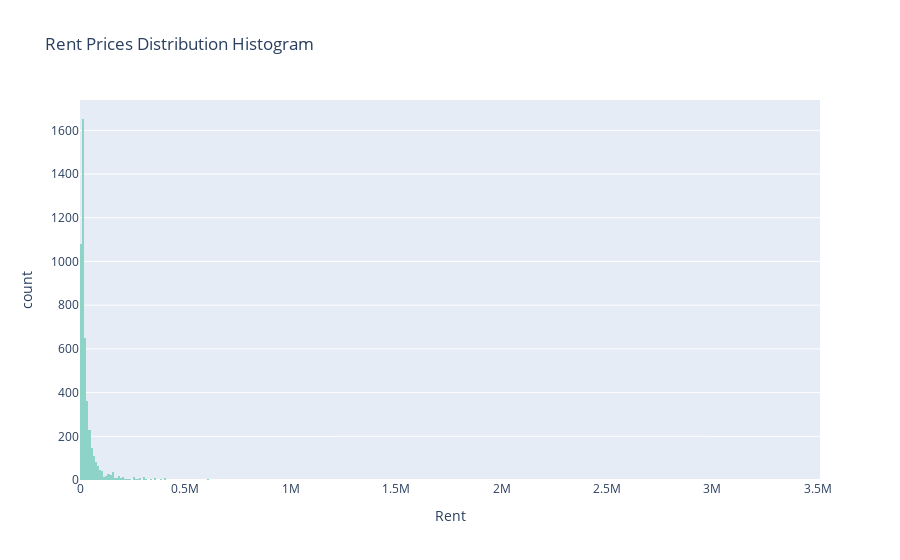
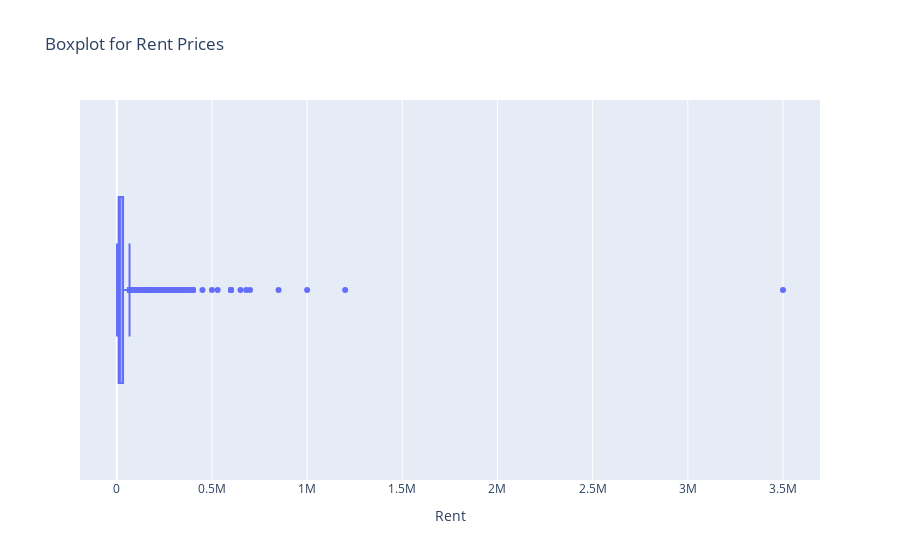

The code cell stored with these charts, in order, in its notebook:
### Markdown cell above
Rent Price Sections

### Code cell
fig = px.histogram(rent_data,x='Rent',color_discrete_sequence = px.colors.qualitative.Set3, title="Rent Prices Distribution Histogram")
fig.show()
fig = px.box(rent_data, x="Rent", title='Boxplot for Rent Prices')
fig.show()

### Figure 1 — Plotly figure (JSON) as saved in the notebook; plotly's stock layout.template omitted (floating-point values rounded to 4 significant figures; data arrays with more than 128 entries replaced by an {"elided": "..."} marker saying what was removed)
{"data": [{"alignmentgroup": "True", "bingroup": "x", "hovertemplate": "Rent=%{x}<br>count=%{y}<extra></extra>", "legendgroup": "", "marker": {"color": "rgb(141,211,199)", "pattern": {"shape": ""}}, "name": "", "offsetgroup": "", "orientation": "v", "showlegend": false, "type": "histogram", "x": {"elided": "4746 int values"}, "xaxis": "x", "yaxis": "y"}], "layout": {"barmode": "relative", "legend": {"tracegroupgap": 0}, "title": {"text": "Rent Prices Distribution Histogram"}, "xaxis": {"anchor": "y", "domain": [0, 1], "title": {"text": "Rent"}}, "yaxis": {"anchor": "x", "domain": [0, 1], "title": {"text": "count"}}}}

### Figure 2 — Plotly figure (JSON) as saved in the notebook; plotly's stock layout.template omitted (floating-point values rounded to 4 significant figures; data arrays with more than 128 entries replaced by an {"elided": "..."} marker saying what was removed)
{"data": [{"alignmentgroup": "True", "hovertemplate": "Rent=%{x}<extra></extra>", "legendgroup": "", "marker": {"color": "#636efa"}, "name": "", "notched": false, "offsetgroup": "", "orientation": "h", "showlegend": false, "type": "box", "x": {"elided": "4746 int values"}, "x0": " ", "xaxis": "x", "y0": " ", "yaxis": "y"}], "layout": {"boxmode": "group", "legend": {"tracegroupgap": 0}, "title": {"text": "Boxplot for Rent Prices"}, "xaxis": {"anchor": "y", "domain": [0, 1], "title": {"text": "Rent"}}, "yaxis": {"anchor": "x", "domain": [0, 1]}}}
